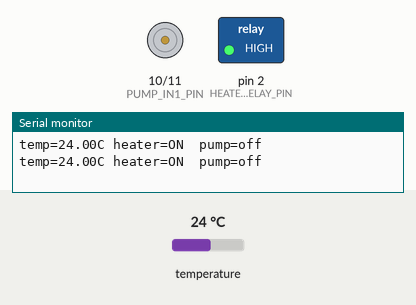
Simulated run of this sketch. Board: Arduino Uno, built with avr-gcc and run on an emulated ATmega328P. On the bench: motor-driver pin pairs drawn as motors (green arrow = first pin HIGH = forward, orange = second pin HIGH = backward, longer = more drive), switched loads named in the sketch (green lamp = pin HIGH), the last lines printed to the serial monitor. Inputs (shaded band) come from the test bench; at power-on: temperature 24 °C.

Above: at 2.5 s.
2.6 s: temperature set to 34.9 °C
4.1 s: temperature set to 35.5 °C
At 6.0 s:
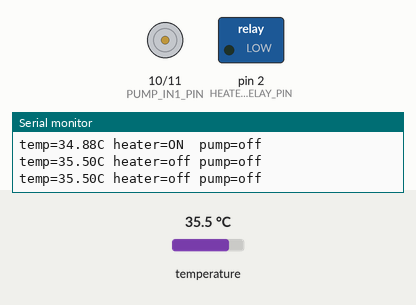
7.3 s: temperature set to 36.5 °C
At 8.8 s:
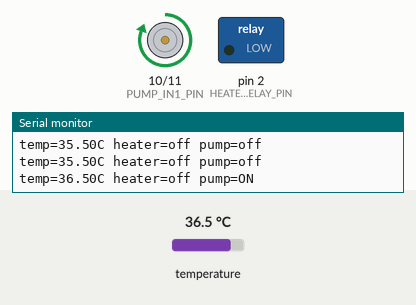
9.3 s: temperature set to 35.1 °C
At 10.2 s:
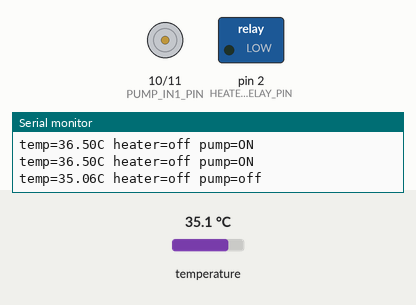
11.4 s: temperature set to 12 °C
At 12.8 s:
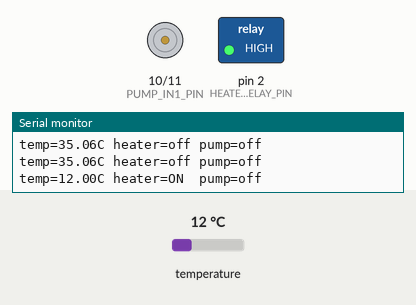
Timing chart, 0 to 14.4 s (numbered marks = the images above; inputs shaded):
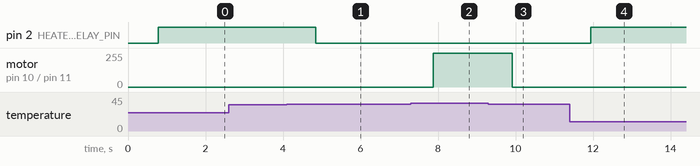

Measured:
- the behaviour switches between 35.4 and 35.5 °C on temperature (found by bisection; images 0 and 1)
- the behaviour switches between 35.9 and 36 °C on temperature (found by bisection; images 1 and 2)
- the behaviour switches between 35.6 and 35.5 °C on temperature (found by bisection; images 2 and 3)
- after the input at 4.1 s, pin 2 (HEATER_RELAY_PIN): HIGH → LOW after 0.74 s
- after the input at 7.3 s, motor on pin 10 (PUMP_IN1_PIN) / pin 11 (PUMP_IN2_PIN): stopped → forward 255/255 after 0.58 s
- after the input at 9.3 s, motor on pin 10 (PUMP_IN1_PIN) / pin 11 (PUMP_IN2_PIN): forward 255/255 → stopped after 0.61 s
- after the input at 11.4 s, pin 2 (HEATER_RELAY_PIN): LOW → HIGH after 0.54 s

The sketch:

temperature_controller_hysteresis.ino
```cpp
// 35 C temperature controller -- hysteresis (bang-bang), no PID
//
// Bench-test sketch. Simpler sibling of temperature_controller/, which runs the
// same hardware under a split-range PID. Use this one to prove out the wiring,
// the relay polarity and the safety paths before trusting a tuned loop -- there
// are no gains to get wrong here, so anything that misbehaves is hardware.
//
// Sensor:       DS18B20 data -> Arduino D4 (4.7 kOhm pull-up to 5 V)
// Heater relay: DFRobot DFR0473 signal -> Arduino D2, pad wired through COM/NO
// Pump driver:  DRV8833 IN1 -> Arduino D10, IN2 -> Arduino D11
//
// The relay is switched with hysteresis, never PWM: at 490 Hz a mechanical relay
// buzzes, never fully closes, and destroys its own contacts. The dead band
// between the thresholds is what keeps switching down to a sane rate.
//
// Feed DRV8833 VCC from the motor-driver supply. Set it for the selected pump.
// If the module exposes a
// SLP/SLEEP/nSLEEP pin, tie it to 5 V. Do not connect the 12 V heater supply
// to the pump circuit.
#include <OneWire.h>
#include <DallasTemperature.h>
// ---------------- Pins ----------------
const uint8_t HEATER_RELAY_PIN = 2;
const uint8_t ONE_WIRE_BUS     = 4;
const uint8_t PUMP_IN1_PIN     = 10; // PWM-capable on Arduino Uno/Nano
const uint8_t PUMP_IN2_PIN     = 11;
// DFRobot DFR0473 is active HIGH: HIGH = relay on, LOW = relay off.
// Confirm with the LED check in the commissioning notes before wiring the pad.
const bool RELAY_ACTIVE_LOW = false;
const uint8_t RELAY_ON_LEVEL  = RELAY_ACTIVE_LOW ? LOW : HIGH;
const uint8_t RELAY_OFF_LEVEL = RELAY_ACTIVE_LOW ? HIGH : LOW;
// ---------------- Temperature settings ----------------
constexpr float SETPOINT_C     = 35.0;
constexpr float MAX_SETPOINT_C = 45.0;
static_assert(SETPOINT_C <= MAX_SETPOINT_C, "SETPOINT_C must be 45 C or lower");
const float HYSTERESIS_C = 0.5;
const float HEATER_ON_C  = SETPOINT_C - HYSTERESIS_C; // 34.5
const float HEATER_OFF_C = SETPOINT_C + HYSTERESIS_C; // 35.5
// Derived from HEATER_OFF_C, not from SETPOINT_C: this guarantees the cooling
// band sits entirely above the heating band no matter what HYSTERESIS_C is set
// to. Anchoring PUMP_ON_C to the setpoint instead lets the two bands overlap
// once HYSTERESIS_C exceeds the gap, and then both actuators run at once.
const float PUMP_OFF_C = HEATER_OFF_C;       // 35.5, hand-off point
const float PUMP_ON_C  = HEATER_OFF_C + 0.5; // 36.0, cooling starts here
// Independent over-temperature cutoff. Kept well clear of the setpoint because
// bang-bang control plus the pad's stored heat overshoots noticeably on the
// first warm-up -- a tighter limit just nuisance-trips before the rig settles.
const float MAX_SAFE_TEMP_C = 55.0;
OneWire oneWire(ONE_WIRE_BUS);
DallasTemperature sensors(&oneWire);
bool heaterOn = false;
bool pumpOn   = false;
void setHeater(bool on) {
  heaterOn = on;
  digitalWrite(HEATER_RELAY_PIN, on ? RELAY_ON_LEVEL : RELAY_OFF_LEVEL);
}
// With IN2 held LOW, PWM on IN1 drives the pump in one direction.
// Driving both inputs LOW stops/coasts the pump and prevents IN2 floating.
void setPump(bool on) {
  pumpOn = on;
  digitalWrite(PUMP_IN2_PIN, LOW);
  analogWrite(PUMP_IN1_PIN, on ? 255 : 0);
}
void failSafe(const __FlashStringHelper *message) {
  setHeater(false); // remove heat
  setPump(true);    // maximum cooling
  Serial.println(message);
}
void setup() {
  Serial.begin(9600);
  // Preload the safe output levels before changing the pins to outputs, so a
  // reset cannot pulse the heater on while the port register is still default.
  digitalWrite(HEATER_RELAY_PIN, RELAY_OFF_LEVEL);
  digitalWrite(PUMP_IN1_PIN, LOW);
  digitalWrite(PUMP_IN2_PIN, LOW);
  pinMode(HEATER_RELAY_PIN, OUTPUT);
  pinMode(PUMP_IN1_PIN, OUTPUT);
  pinMode(PUMP_IN2_PIN, OUTPUT);
  setHeater(false);
  setPump(false);
  sensors.begin();
  sensors.setResolution(12);
  if (sensors.getDeviceCount() == 0) {
    Serial.println(F("WARNING: no DS18B20 on D4 -- check the 4.7k pull-up to 5 V"));
  }
}
void loop() {
  sensors.requestTemperatures(); // blocks ~750 ms; fine here, nothing is timed
  const float temperatureC = sensors.getTempCByIndex(0);
  const bool sensorFault =
      (temperatureC == DEVICE_DISCONNECTED_C) ||
      (temperatureC < -20.0) ||
      (temperatureC > 125.0);
  if (sensorFault) {
    failSafe(F("SENSOR FAULT: heater OFF, pump ON"));
    delay(1000);
    return;
  }
  // Note: a DS18B20 reads exactly 85.00 after a power-on reset if polled before
  // its first conversion completes. That passes the plausibility check above and
  // trips the cutoff below, so it fails safe -- an OVER TEMPERATURE line in the
  // first second or two is usually this, not a real event.
  //
  // This cutoff is deliberately self-clearing so the rig recovers on its own
  // during testing. That means a welded relay contact would oscillate here
  // indefinitely rather than stopping; latch it in a static flag if you ever
  // leave the rig running unattended.
  if (temperatureC >= MAX_SAFE_TEMP_C) {
    failSafe(F("OVER TEMPERATURE: heater OFF, pump ON"));
    delay(1000);
    return;
  }
  // Hysteresis: between the two thresholds neither branch fires, so the current
  // state simply persists. That gap is the whole mechanism -- without it the
  // relay would switch on every reading once the plate reached setpoint.
  if (temperatureC <= HEATER_ON_C) {
    setHeater(true);
  } else if (temperatureC >= HEATER_OFF_C) {
    setHeater(false);
  }
  // Cooling band sits above the heating band, so the two never run together.
  if (temperatureC >= PUMP_ON_C) {
    setPump(true);
  } else if (temperatureC <= PUMP_OFF_C) {
    setPump(false);
  }
  Serial.print(F("temp="));     Serial.print(temperatureC, 2);
  Serial.print(F("C heater=")); Serial.print(heaterOn ? F("ON ") : F("off"));
  Serial.print(F(" pump="));    Serial.println(pumpOn ? F("ON ") : F("off"));
  delay(250);
}
/*
 * COMMISSIONING ORDER -- run these in sequence with this sketch, not the PID one
 *
 * 1. Sensor only, nothing else connected. Confirm the printed temperature tracks
 *    a known thermometer at room temperature and in warm water. A stuck -127
 *    means a wiring or pull-up problem; a stuck 85.00 means it is never getting
 *    a completed conversion.
 * 2. Relay polarity, heater pad still DISCONNECTED. Watch the module's LED: dark
 *    at reset, then lit once the loop calls for heat (with a cold probe it will
 *    sit latched on). If it is lit at reset instead, set RELAY_ACTIVE_LOW = true.
 *    Wire the pad through COM and NO -- never NC, which inverts it so the pad
 *    runs whenever the Arduino is off.
 * 3. Pump only, heater still disconnected. Confirm it actually moves water and
 *    that the DRV8833 uses the motor-driver supply, not the heater supply.
 * 4. Check the relay's contact rating against the pad's actual current draw. If
 *    the pad is a MAINS part rather than low-voltage, the switched side is lethal
 *    and the module's open screw terminal is not appropriate. That needs an
 *    enclosed, strain-relieved build checked by someone qualified.
 * 5. Full loop. Expect visible overshoot past 35 C on the first warm-up; that is
 *    expected with bang-bang plate control and is the main thing the PID version
 *    improves on.
 * 6. Fire both safety paths on purpose. Unplug the probe mid-run and confirm the
 *    SENSOR FAULT path cuts the heater. Then, at temperature, drop
 *    MAX_SAFE_TEMP_C below the current reading, confirm the cutoff, and restore
 *    it. A safety path you have never seen trigger is not a safety path.
 */
```
